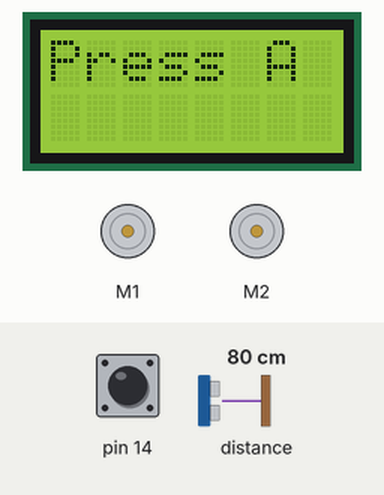
A sketch run on a simulated Arduino Leonardo, built with avr-gcc and run on an emulated ATmega32U4. Parts: 8×2 character LCD, 2 × DC motor (green arrow = forward, orange = backward, longer = faster). The test bench sets the inputs (shaded band); at power-on: pin 14 HIGH, distance to the obstacle 80 cm.

Above: at 0.8 s.
0.9 s: pin 14 pulled LOW for 0.15 s
At 1.36 s:
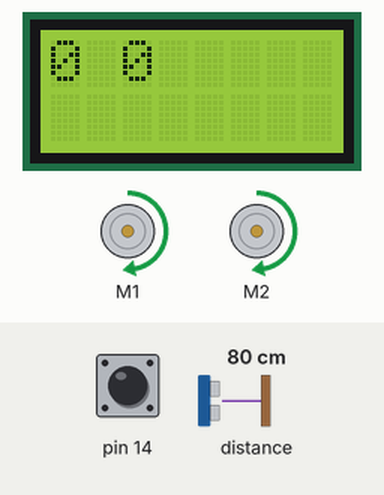
1.6 s: distance to the obstacle set to 2 cm
At 1.99 s:
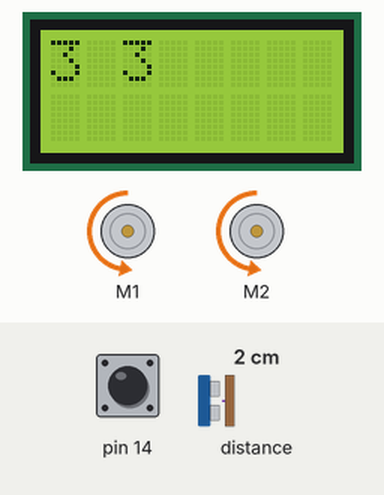
4.0 s: distance to the obstacle set to 18 cm
At 4.38 s:
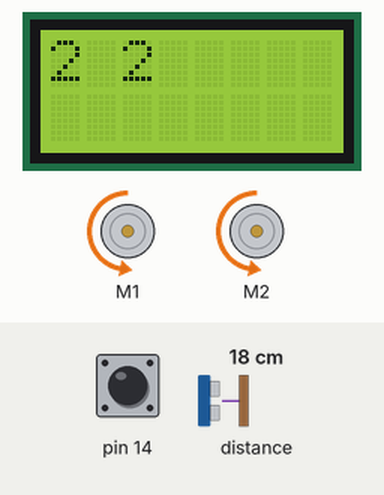
5.7 s: distance to the obstacle set to 35 cm
At 6.02 s:
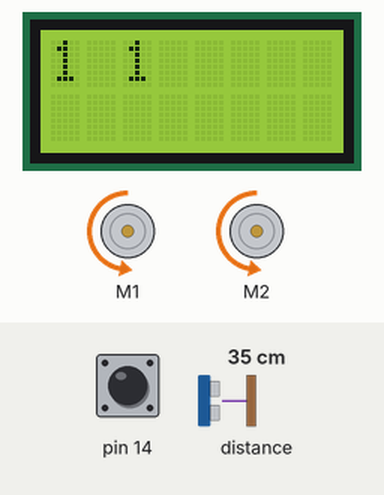
Timing chart, 0 to 8.3 s (numbered marks = the images above; inputs shaded):
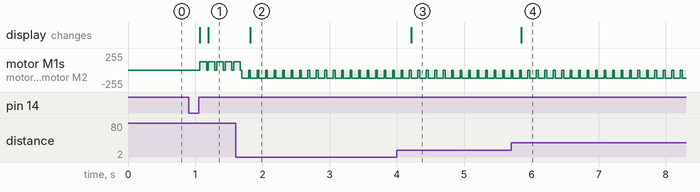

Measured:
- after the input at 0.9 s, motor M1, motor M2: alternates forward 127/255 for 0.10 s and stopped for 0.02 s, starting after 0.17 s; the display: first changes after 0.17 s (image 1 shows a later state)
- after the input at 1.6 s, the display: changes after 0.22 s (image 2)
- after the input at 4.0 s, the display: changes after 0.21 s (image 3)
- after the input at 5.7 s, the display: changes after 0.15 s (image 4)

The sketch:

DecisionTree.ino
```cpp
#include <ArduinoJson.h>
#include<Wire.h>
#include<Zumo32U4.h>

Zumo32U4ProximitySensors proxSensors;
Zumo32U4LCD lcd;
Zumo32U4Motors motors;
Zumo32U4ButtonA buttonA;

void setup() {
  // put your setup code here, to run once:
  proxSensors.initFrontSensor();
  lcd.clear();
  lcd.print(F("Press A"));
  buttonA.waitForButton();
  lcd.clear();
}

void runAway()
{
  motors.setSpeeds(-200, -200);
}

void hitIt(){
  motors.setSpeeds(200, 200);
}
void stopIt(){
  motors.setSpeeds(0, 0);
}

void turnRight()
{
  motors.setSpeeds(100, -100);
}

void turnLeft()
{
  motors.setSpeeds(-100, 100);
}

void loop() {

//  Serial.begin(9600);
//  while (!Serial) continue;
  const size_t capacity = 0 + 390;
  DynamicJsonDocument doc(capacity);
  char json[] = "{\"Front left Sensor Left\": [{\"0\": \"Hit it\"}, {\"1\": [{\"0\": \"run away\", \"1\": \"hit it\", \"2\": \"hit it\", \"3\": \"Hit it\"}]}, {\"2\": [{\"0\": \"run away\", \"1\": \"run away\", \"2\": \"Hit it\", \"3\": \"Hit it\"}]}, {\"3\": [{\"0\": \"run away\", \"1\": \"run away\", \"2\": \"run away\", \"3\": \"hit it\"}]}]}";
  DeserializationError error = deserializeJson(doc, json);
//  if (error) {
//    Serial.print(F("deserializeJson() failed: "));
//    Serial.println(error.c_str());
//    return;
//  }
  //Serial.println("here");
  proxSensors.read();
  uint8_t a = map(proxSensors.countsFrontWithLeftLeds(), 0, 6, 0, 3);
  uint8_t b = map(proxSensors.countsFrontWithRightLeds(), 0, 6, 0, 3);
  //Serial.println(a);
  uint8_t d;
  const char *value;
  //Serial.println(value);
  if (a == 0){
    value = doc["Front left Sensor Left"][0]["0"];
    //Serial.println("0");
  }else{
    value = doc["Front left Sensor Left"][a][(String) a][b][(String) b];
    //Serial.println(">0");

  }
  //Serial.println(*value);
  if(*value == 'H'){
    if(a < b){
      turnRight();
    }
    hitIt();
    delay(100);
    stopIt();
    //Serial.println("here1");
  }else{
    if(a > b){
      turnLeft();
    }
    runAway();
    delay(100);
    stopIt();
    //Serial.println("here2");
  }
//  lcd.gotoXY(0, 1);
//  lcd.print(' ');
//  lcd.print(d);
//
//  switch (d){
//    case 0:
//      Serial.println("switch");
//      hitIt();
//      delay(1000);
//      stopIt();
//      break;
//    case 1:
//      Serial.println("switch2");
//      runAway();
//      delay(1000);
//      stopIt();
//      break;
//  }
  lcd.gotoXY(0, 0);
  lcd.print(a);
  lcd.print(' ');
  lcd.print(b);
  delay(10);
}
```
